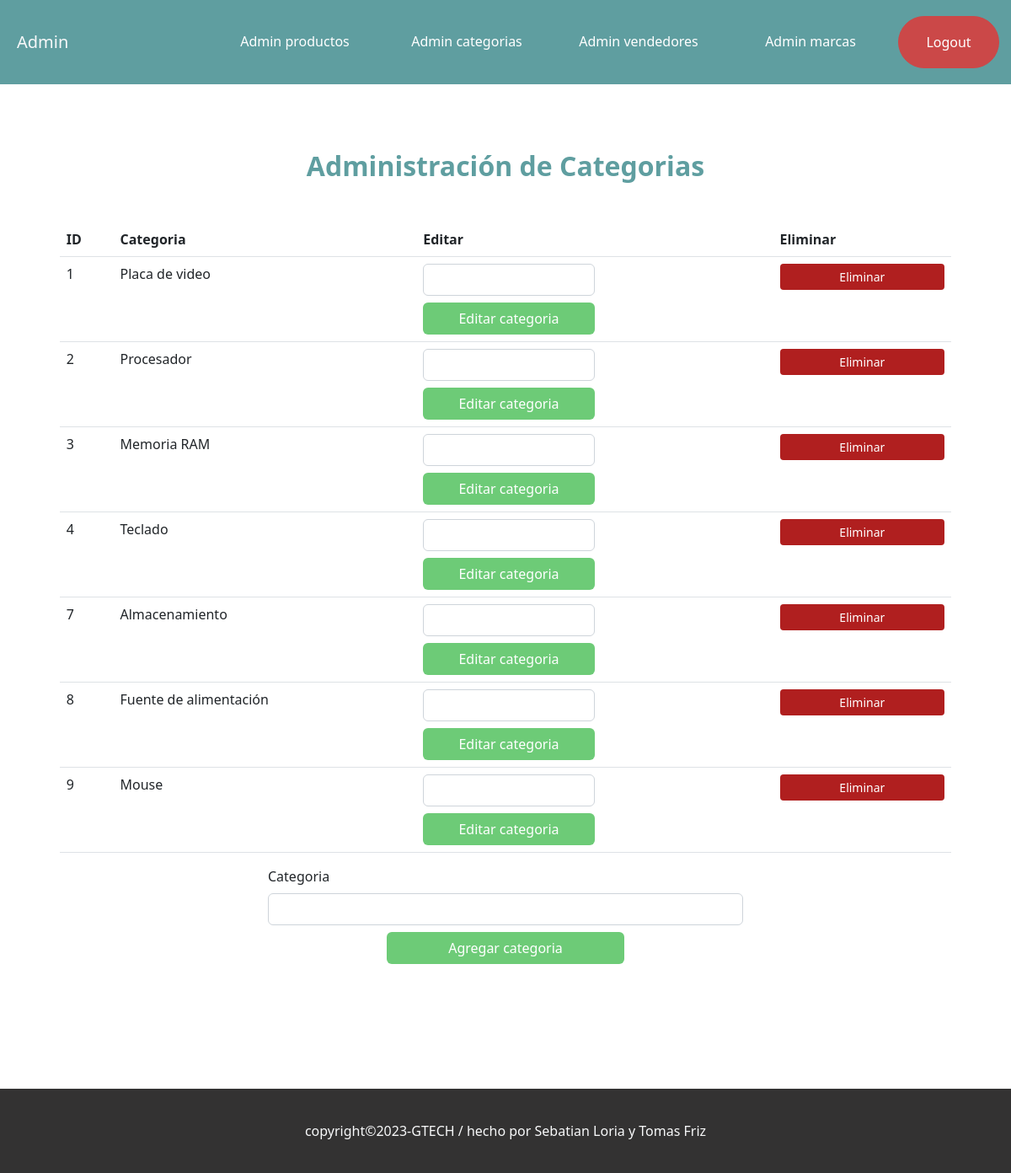
Screenshot of /admin/index.php?seccion=admin_categorias (signed in) with the database file from the repository.
### tables this page shows
CREATE TABLE `categorias` (
  `id` int(10) UNSIGNED NOT NULL,
  `categoria` varchar(256) NOT NULL
);

### classes/Categorias.php (called while the page is built, shortened)
<?php
class Categorias {
    protected $id;
    protected $categoria;
    public function obtener_categorias() : array {
        $conexion = Conexion::getConexion();
        $query = "SELECT * FROM categorias";
        $PDOStatement = $conexion->prepare($query);
        $PDOStatement->execute();
        $PDOStatement->setFetchMode(PDO::FETCH_CLASS, self::class);
        $categorias = $PDOStatement->fetchAll();
        return $categorias;
    }
    public function getId() {
        return $this->id;
    }
    public function getCategoria() {
        return $this->categoria;
    }
}

### admin/views/admin_categorias.php (the view)
<?php
$categorias = (new Categorias())->obtener_categorias();
?>
<div class="row m-0">
    <div class="col">
        <h1 id="admin_titule" class="text-center mb-5 fw-bold">Administración de Categorias</h1>
        <div class="row m-0 mb-5 d-flex justify-content-center">
            <table class="table">
                <thead>
                    <tr>
                        <th scope="col">ID</th>
                        <th scope="col">Categoria</th>
                        <th scope="col" width="40%">Editar</th>
                        <th scope="col" width="20%">Eliminar</th>
                    </tr>
                </thead>
                <tbody>
                    <?PHP foreach ($categorias as $categoria) { ?>
                        <tr>
                            <td><?= $categoria->getId() ?></td>
                            <td><?= $categoria->getCategoria()  ?></td>
                            <td>
                                <form class="col-6" action="actions/edit_categoria_acc.php?id=<?= $categoria->getId()  ?>" method="post">
                                    <input class="form-control" type="text" name="categoria" id="categoria">
                                    <button class="btn w-100 mt-2" type="submit">Editar categoria</button>
                                </form>
                            </td>
                            <td>
                                <a href="actions/delete_categoria_acc.php?id=<?= $categoria->getId() ?>" role="button" class="d-block btn btn-sm ">Eliminar</a>
                            </td>
                        </tr>
                    <?PHP } ?>
                </tbody>
            </table>
            <form class="col-6" action="actions/add_categoria_acc.php" method="post">
                <label class="form-label" for="categoria">Categoria</label>
                <input class="form-control" type="text" name="categoria" id="categoria">
                <button class="btn d-block m-auto mt-2" type="submit">Agregar categoria</button>
            </form>
        </div>
    </div>
</div>

### estilos.css (style rules this page uses)
* { margin: 0; padding: 0; box-sizing: border-box; }
a { text-decoration: none; }
h1 { color: #333399; margin-right: 10px; font-size: 2rem; }
td a:first-of-type { background-color: #43ca51; color: white; }
td a:last-of-type { background-color: #b01f1f; color: white; }
div > div > .table + a, div > div > .table + form > .btn, div > div > .table > tbody > tr > td > form > .btn { background-color: #6dcb77; color: white; width: 50%; margin: auto; }
#admin_titule { color: cadetblue; margin: 30px 0; }
.table { width: 90%; }

### rows the page displays
categorias: id "1", categoria "Placa de video"
categorias: id "2", categoria "Procesador"
categorias: id "3", categoria "Memoria RAM"
categorias: id "4", categoria "Teclado"
categorias: id "7", categoria "Almacenamiento"
categorias: id "8", categoria "Fuente de alimentación"
categorias: id "9", categoria "Mouse"
